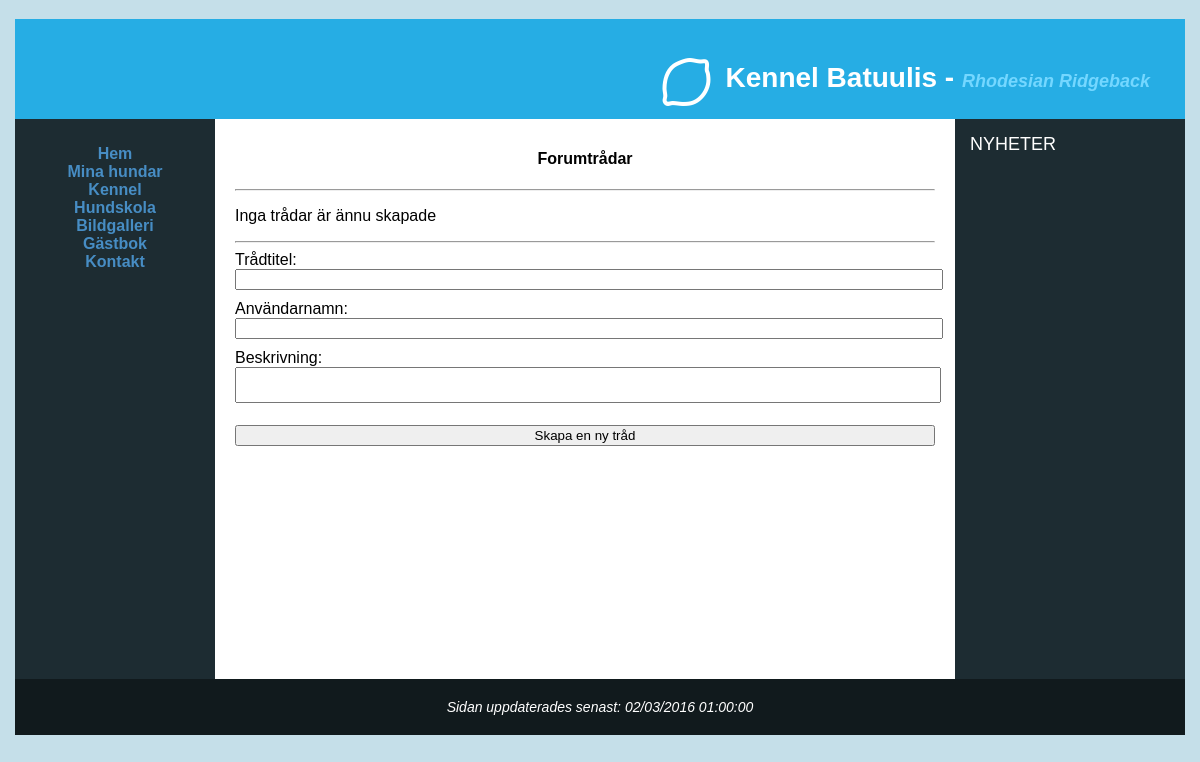
The app's page /forum.php, older data.
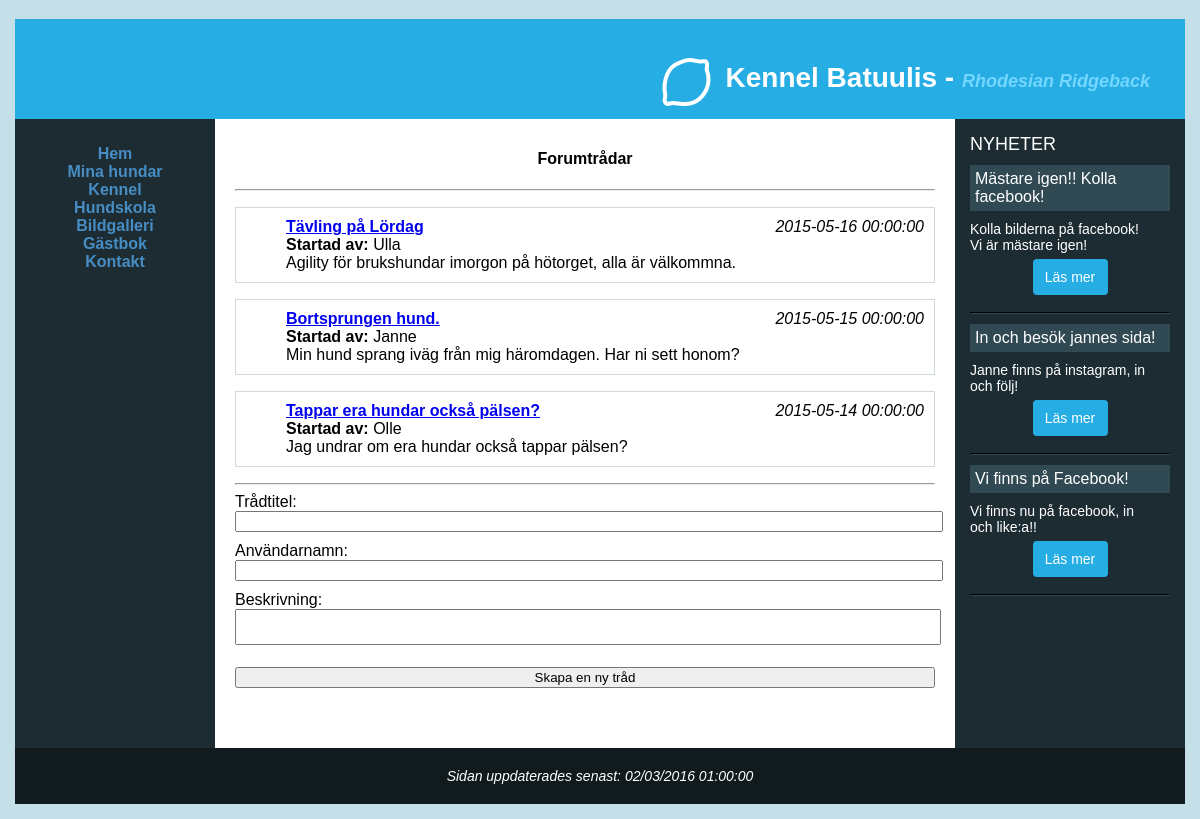
The same page, newer data.
### tables this page shows
CREATE TABLE NewsFeed (
    `NewsTitle` varchar(255) NOT NULL,
    `CreatedAt` DATETIME NOT NULL,
    `Description` varchar(255),
    `NewsImagePath` varchar(255),
    `NewsLink` varchar(255),
    PRIMARY KEY (`NewsTitle`,`CreatedAt`)
);

CREATE TABLE GuestbookThread (
    `Title` varchar(255) NOT NULL,
    `CreatedAt` DATETIME NOT NULL,
    `Username` varchar(255),
    `Description` varchar(255),
    PRIMARY KEY (`Title`, `CreatedAt`)
);

### data/dbHelper.php (called while the page is built, shortened)
<?php
function result($err, $data){
	return array('err' => $err, 'data' => $data);
}
function createConnection(){
	$localhost = false;
	$db = null;
	if ($localhost){
		$db = new PDO("mysql:host=127.0.0.1;dbname=OperationDoge;charset=utf8mb4;", "root", "root");
	} else {
		$db = new PDO("mysql:host=mysqlsemi1.space2u.com;dbname=d36234_db6;", "d36234-db6", "jn9MGrOC");
	}
	$db->setAttribute( PDO::ATTR_ERRMODE, PDO::ERRMODE_EXCEPTION);
	return $db;
}
function createStatement($conn, $q, $p){
	$statement = $conn->prepare($q);
	$statement->setFetchMode(PDO::FETCH_ASSOC);
	return $statement;
}
function fetchAll($statement){
	return $statement->fetchAll();
}
function query($q, $p = NULL, $single = false){
	$err = null;
	$data = null;
	try {
		$conn = createConnection();
		$statement = createStatement($conn, $q, $p);
		$statement->execute($p);
		$data = ($single ? fetch($statement) : fetchAll($statement));
	} catch(PDOException $e){
		$err = $e;
	}
	return result($err, $data);
}
?>

### forum.php (the view, shortened to what the changed rows need)
<?php
include_once 'header.php';
include_once 'aside.php';
if(isset($_POST['submit-thread'])){
	if(strlen($_POST['title']) > 0){
		if (strlen($_POST['title']) <= 255 && strlen($_POST['description']) <= 255 && strlen($_POST['username']) <= 255){
			$title = $_POST['title'];
			$description = $_POST['description'];
			$username = $_POST['username'];
			$nowRes = query("SELECT NOW() as now");
			if ($nowRes['err'] == null){
				$nowData = $nowRes['data'];
				$now = $nowData[0];
				$result = nonQuery("INSERT INTO GuestbookThread (Title, CreatedAt, Description, Username) VALUES (:title, :now, :description, :username)",
					array(
						':title' => $title,
						':description' => $description,
						':now' => $now['now'],
						':username' => $username
					)
				);
			} else { $createError = 'Gick inte att skapa tråden, prova igen.'; }
			if($result["err"] != null){ $createError = 'Det gick inte att skapa tråden, prova igen!'; }
		} else { $createError = 'För stora datamänged, prova minska antalet tecken.'; }
	} else { $createError = 'Saknar värden'; }
} else {
	$threadResult = query("SELECT Title, CreatedAt, Description, Username FROM GuestbookThread ORDER BY CreatedAt DESC");
	if ($threadResult['err'] == null){
		$threads = $threadResult['data'];
	} else { $threadError = 'Det gick inte att läsa in forumstrådarna, prova igen!'; }
}
?>
<main>
	<div class="container">
		<?php
		if (isset($_POST['submit-thread'])){
			if (!isset($createError)){
				echo
				'<div class="row">
					<div class="twelve columns">
						<p>Tråden är skapad! <a href="thread.php?title=' . $title . '&createdAt=' . $now['now'] . '">Tryck här</a> för att komma till den nyskapade tråden</p>
					</div>
				</div>';
			} else { echo $createError; }
			echo '<p><a href="forum.php">Tillbaka</a></p>';
		} else {
			if (count($threads) > 0){
				foreach($threads as $key => $t){
				echo
					'<div class="row">
						<div class="twelve columns">
							<ul class="threads">' .
								'<span id="news' . $key . '"></span>' .
								'<li>' .
									'<span class="thread-title">' .
										'<a href="thread.php?title='.$t['Title'].'&createdAt='.$t['CreatedAt'].'">' .
											$t['Title'] .
										'</a>' .
									'</span>' .
									'<span class="thread-date">' .
										$t['CreatedAt'] .
									'</span>' .
									'<br>' .
									'<span class="thread-username"><b>Startad av: </b>' . $t['Username'] . '</span>' .
									'<br>' .
									'<span class="thread-description">' .
										$t['Description'] .
									'</span>
								</li>
							</ul>
						</div>
					</div>';
				}
			} else {
				echo
					'<div class="row">
						<div class="twelve columns">
							<p>Inga trådar är ännu skapade</p>
						</div>
					</div>';
			}
		}
		?>
	</div>
</main>
<?php
include_once 'footer.php';
?>

### aside.php (shortened to what the changed rows need)
<aside>
	<?php
	$result = query("SELECT NewsTitle, CreatedAt, Description, NewsImagePath, NewsLink FROM NewsFeed ORDER BY CreatedAt DESC LIMIT 3");
	if ($result['err'] == null){
		$newsFeedData = $result['data'];
		foreach($newsFeedData as $key => $n){
			echo '<div class="sidebar-item">';
			echo '<div class="news-title">';
			echo $n['NewsTitle'];
			echo '</div>';
			echo '<div class="news-desc">';
			echo $n['Description'];
			echo '</div>';
			if(strlen($n['NewsLink']) > 0){
				echo '<br><a href="'.$n['NewsLink'].'" class="news-more">Läs mer</a>';
			}
			echo '<hr class="newsfeed-sep">';
			echo '</div>';
		}
	} else {
		echo '<span>Det gick inte att läsa nyheter, prova ladda om sidan.</span>';
	}
	?>
</aside>

Row changes from the older to the newer data that the page shows:
added newsfeed: NewsTitle "Mästare igen!! Kolla facebook!", Description "Kolla bilderna på facebook! Vi är mästare igen!"
added newsfeed: NewsTitle "In och besök jannes sida!", Description "Janne finns på instagram, in och följ!"
added newsfeed: NewsTitle "Vi finns på Facebook!", Description "Vi finns nu på facebook, in och like:a!!"
added guestbookthread: Title "Tävling på Lördag", CreatedAt "2015-05-16 00:00:00", Username "Ulla", Description "Agility för brukshundar imorgon på hötorget, alla är välkommna."
added guestbookthread: Title "Bortsprungen hund.", CreatedAt "2015-05-15 00:00:00", Username "Janne", Description "Min hund sprang iväg från mig häromdagen. Har ni sett honom?"
added guestbookthread: Title "Tappar era hundar också pälsen?", CreatedAt "2015-05-14 00:00:00", Username "Olle", Description "Jag undrar om era hundar också tappar pälsen?"
Text that changed along with them:
text no longer shown: "Inga trådar är ännu skapade"
